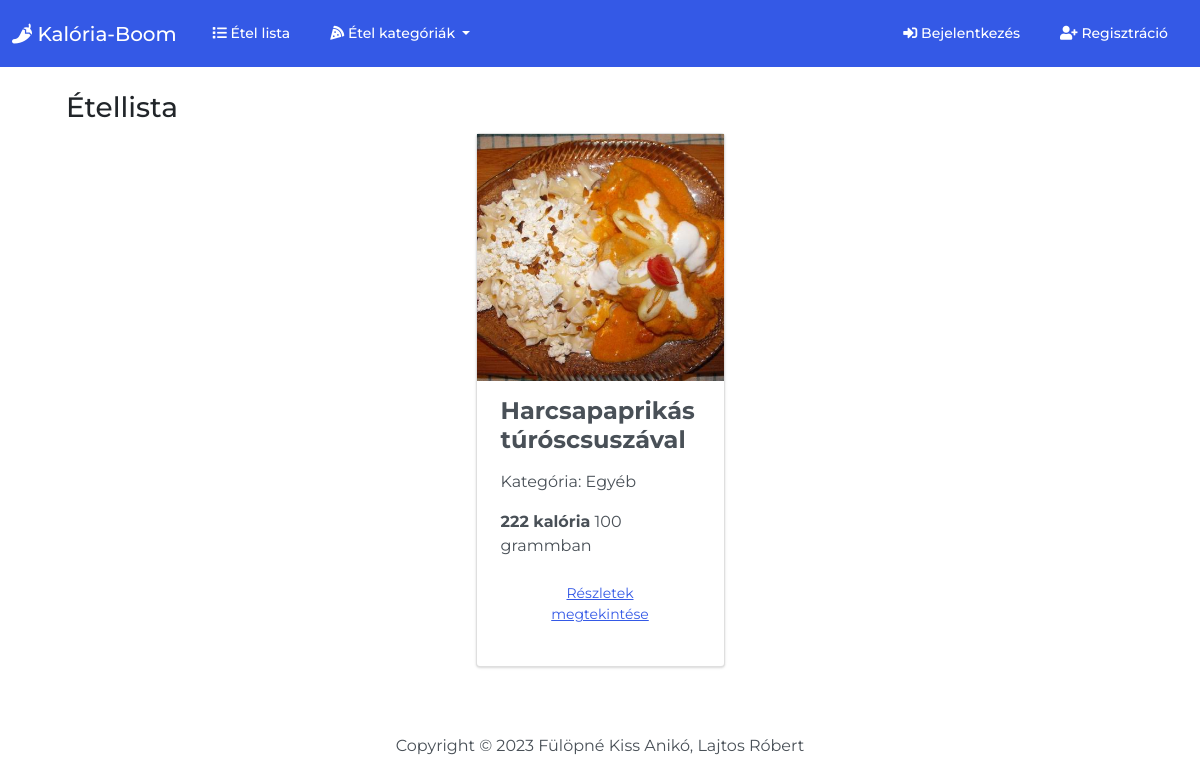
The page /index.html on the database its author committed.
### foodtracker/models.py (models this page shows, shortened)
class Food(models.Model):
    food_name = models.CharField(max_length=200)
    quantity = models.DecimalField(max_digits=7, decimal_places=2, default=100.00)
    calories = models.IntegerField(default=0)
    fat = models.DecimalField(max_digits=7, decimal_places=2)
    carbohydrates = models.DecimalField(max_digits=7, decimal_places=2)
    protein = models.DecimalField(max_digits=7, decimal_places=2)
    category = models.ForeignKey(FoodCategory, on_delete=models.CASCADE, related_name='food_category')

class Image(models.Model):
    food = models.ForeignKey(Food, on_delete=models.CASCADE, related_name='get_images')
    image = models.ImageField(upload_to='images/')

class FoodCategory(models.Model):
    category_name = models.CharField(max_length=50)
    class Meta:
        verbose_name = 'Food Category'
        verbose_name_plural = 'Food Categories'
    def __str__(self):
        return f'{self.category_name}'
    @property
    def count_food_by_category(self):
        return Food.objects.filter(category=self).count()

### foodtracker/views.py (the view)
# urls.py: path('index.html', views.index, name='index'),
def index(request):
    return food_list_view(request)

### foodtracker/views.py (called while the page is built)
def food_list_view(request):
    foods = Food.objects.all()
    for food in foods:
        food.image = food.get_images.first()
    page = request.GET.get('page', 1)
    paginator = Paginator(foods, 4)
    try:
        pages = paginator.page(page)
    except PageNotAnInteger:
        pages = paginator.page(1)
    except EmptyPage:
        pages = paginator.page(paginator.num_pages)
    return render(request, 'index.html', {
        'categories': FoodCategory.objects.all(),
        'foods': foods,
        'pages': pages,
        'title': 'Food List'
    })

### templates/index.html (shortened to what this page needs)
{% extends 'base.html' %}
{% block body %}
<div class='py-4 mt-auto'>
    <div class='container px-4'>
        <h3>Étellista</h3>
        <div class='row justify-content-center'>
        {% for food in pages %}
            <div class='col-sm-12 col-md-12 col-lg-4 col-xl-3 d-flex align-items-stretch'>
                <div class='card bg-secondary mb-3'>
                    <a href='#'>
                        <img
                            src="{{ food.image.image.url|default:'../../static/images/no_image.png' }}"
                            class='img-fluid'
                            alt='food image'
                        >
                    </a>
                    <div class='card-body'>
                        <h4 class='card-title'>
                            <strong>{{ food.food_name }}</strong>
                        </h4>
                        <p class='card-text'>
                            <div class='my-3'>
                                Kategória: {{ food.category }}
                            </div>
                        </p>
                        <p class='card-text'>
                            <div class='my-3'>
                                <strong>{{ food.calories}} kalória</strong> {{ food.quantity|floatformat:0 }} grammban
                            </div>
                        </p>
                        <p class='card-text'>
                            <div class='my-3'>
                                <a href="{% url 'food_details' food.id %}" type='button' class='btn btn-link'>
                                    Részletek megtekintése
                                </a>
                            </div>
                        </p>
                    </div>
                </div>
            </div>
        {% endfor %}
    </div>
</div>
{% endblock %}

### static/css/styles.css (style rules this page uses)
html { position: relative; min-height: 100%; }
body { margin: 0 0 90px; font-family: 'Montserrat', sans-serif !important; }

### rows shown on the page
Food: image.image (picture), food_name "Harcsapaprikás túróscsuszával", category "Egyéb", calories "222", quantity "100"
